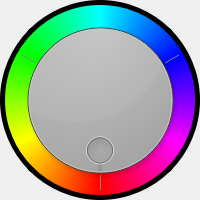
<?xml version="1.0" encoding="UTF-8"?>
<ui version="4.0">
 <class>Form</class>
 <widget class="QWidget" name="Form">
  <property name="geometry">
   <rect>
    <x>0</x>
    <y>0</y>
    <width>200</width>
    <height>200</height>
   </rect>
  </property>
  <property name="minimumSize">
   <size>
    <width>200</width>
    <height>200</height>
   </size>
  </property>
  <property name="maximumSize">
   <size>
    <width>200</width>
    <height>200</height>
   </size>
  </property>
  <property name="windowTitle">
   <string>Form</string>
  </property>
  <property name="styleSheet">
   <string notr="true"/>
  </property>
  <layout class="QVBoxLayout" name="verticalLayout">
   <property name="spacing">
    <number>0</number>
   </property>
   <property name="leftMargin">
    <number>0</number>
   </property>
   <property name="topMargin">
    <number>0</number>
   </property>
   <property name="rightMargin">
    <number>0</number>
   </property>
   <property name="bottomMargin">
    <number>0</number>
   </property>
   <item>
    <widget class="QFrame" name="frame">
     <property name="styleSheet">
      <string notr="true">
border: 5px solid ;
border-radius: 100px;
border-style: outset;
padding: 5px;

background-color: qconicalgradient(cx:0.5, cy:0.5, angle:270, stop:0 rgba(255, 0, 0, 255), stop:0.17 rgba(255, 0, 255, 255), stop:0.33 rgba(0, 0, 255, 255), stop:0.5 rgba(0, 255, 255, 255), stop:0.66 rgba(0, 255, 0, 255), stop:0.83 rgba(255, 255, 0, 255), stop:1 rgba(255, 0, 0, 255));</string>
     </property>
     <property name="frameShape">
      <enum>QFrame::NoFrame</enum>
     </property>
     <property name="frameShadow">
      <enum>QFrame::Raised</enum>
     </property>
     <layout class="QVBoxLayout" name="verticalLayout_2">
      <property name="spacing">
       <number>0</number>
      </property>
      <property name="leftMargin">
       <number>0</number>
      </property>
      <property name="topMargin">
       <number>0</number>
      </property>
      <property name="rightMargin">
       <number>0</number>
      </property>
      <property name="bottomMargin">
       <number>0</number>
      </property>
      <item>
       <widget class="QDial" name="dial">
        <property name="styleSheet">
         <string notr="true"/>
        </property>
        <property name="maximum">
         <number>359</number>
        </property>
        <property name="value">
         <number>0</number>
        </property>
        <property name="sliderPosition">
         <number>0</number>
        </property>
        <property name="orientation">
         <enum>Qt::Horizontal</enum>
        </property>
        <property name="wrapping">
         <bool>true</bool>
        </property>
        <property name="notchTarget">
         <double>120.000000000000000</double>
        </property>
        <property name="notchesVisible">
         <bool>true</bool>
        </property>
       </widget>
      </item>
     </layout>
    </widget>
   </item>
  </layout>
 </widget>
 <resources/>
 <connections/>
</ui>
